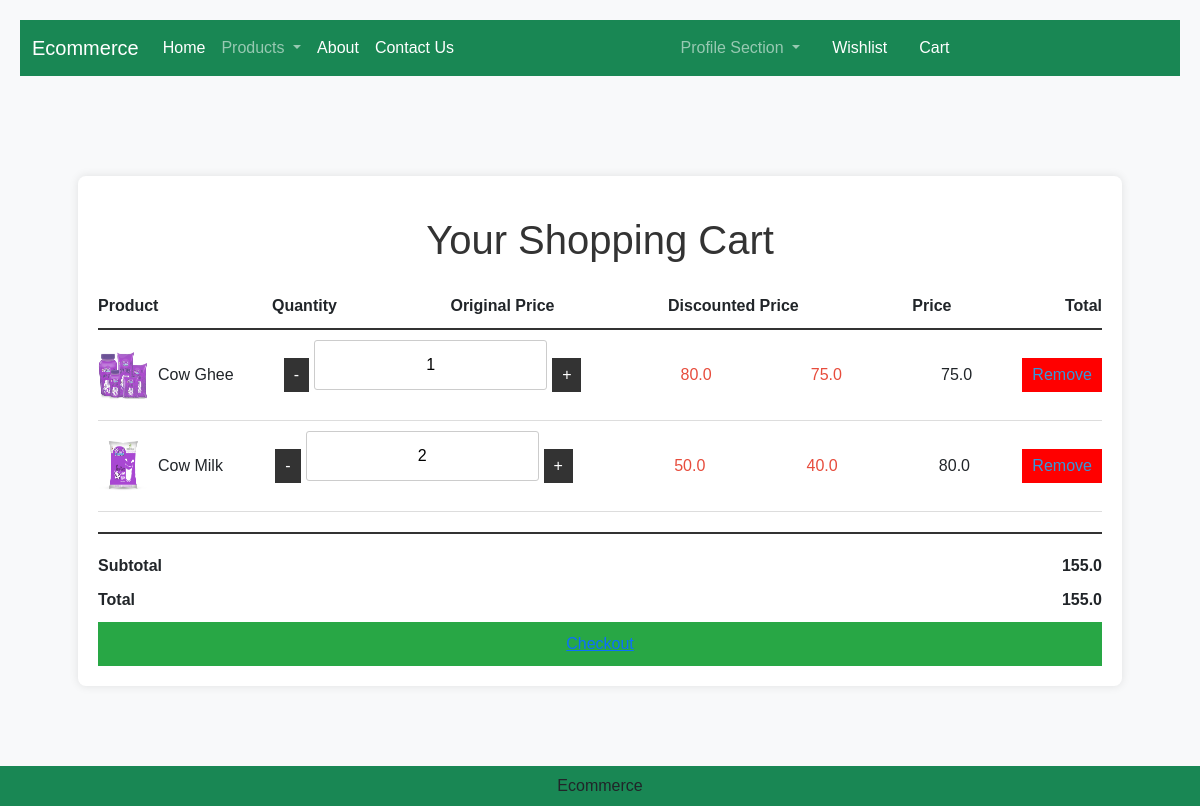
The app's page /cart/ (signed in) with its own data.
### application/models.py (models this page shows, shortened)
class CartItem(models.Model):
    cart = models.ForeignKey(Cart, related_name='items', on_delete=models.CASCADE)
    product = models.ForeignKey(Products, on_delete=models.CASCADE)
    quantity = models.PositiveIntegerField(default=1)
    def get_total_price(self):
        return self.quantity * self.product.discounted_price

class Products(models.Model):
    title = models.CharField(max_length=100)
    selling_price = models.FloatField()
    discounted_price = models.FloatField(verbose_name='Discount Price')
    description = models.TextField()
    composition = models.TextField(default='')
    prodapp = models.TextField(default='')
    category = models.CharField(choices=CATEGORY_CHOICES, max_length=2)
    product_image = models.ImageField(upload_to='product')
    class Meta:
        verbose_name_plural = "Products"

class Cart(models.Model):
    user = models.OneToOneField(settings.AUTH_USER_MODEL, on_delete=models.CASCADE)
    created_at = models.DateTimeField(auto_now_add=True)
    def get_subtotal(self):
        return sum(item.get_total_price() for item in self.items.all())
    def get_total(self):
        return self.get_subtotal()

### application/views.py (the view)
# urls.py: path('cart/', views.cart_detail, name='cart_detail'),
@login_required
def cart_detail(request):
    cart, created = Cart.objects.get_or_create(user=request.user)
    return render(request, 'app/cart.html', {'cart': cart})

### application/templates/app/cart.html (shortened to what this page needs)
{% extends "app/base.html" %}
{% load static %}
{% block main-content %}
<div class="cart-container">
    <h1>Your Shopping Cart</h1>
    {% if cart.items.all %}
        <div class="cart-header">
            <span>Product</span>
            <span>Quantity</span>
            <span>Original Price</span>
            <span>Discounted Price</span>
            <span>Price</span>
            <span>Total</span>
        </div>
        <div class="cart-items">
            {% for item in cart.items.all %}
                <div class="cart-item">
                    <div class="product">
                        <img src="{{ item.product.product_image.url }}" alt="Product Image">
                        <span class="product-name">{{ item.product.title }}</span>
                    </div>
                    <div class="quantity">
                        <button class="decrease">-</button>
                        <input type="text" value="{{ item.quantity }}" readonly>
                        <button class="increase">+</button>
                    </div>
                    <div class="price">{{ item.product.selling_price }}</div>
                    <div class="price">{{ item.product.discounted_price }}</div>
                    <div class="total">{{ item.get_total_price }}</div>
                    <a href="{% url 'remove_from_cart' item.pk %}" class="remove">Remove</a>
                </div>
            {% endfor %}
        </div>
        <div class="cart-summary">
            <div class="summary-item">
                <span>Subtotal</span>
                <span>{{ cart.get_subtotal }}</span>
            </div>
            <div class="summary-item">
                <span>Total</span>
                <span>{{ cart.get_total }}</span>
            </div>
            <button class="checkout">
                <a href="{% url 'checkout' %}">Checkout</a>
            </button>
        </div>
    {% else %}
        <p>Your cart is empty.</p>
    {% endif %}
</div>
{% endblock main-content %}

### application/static/app/css/style.css (style rules this page uses)
input[type=text] { width: 100%; margin-bottom: 20px; padding: 12px; border: 1px solid #ccc; border-radius: 3px; }

### application/static/app/css/cart.css (style rules this page uses)
.cart-container { background-color: #fff; padding: 20px; border-radius: 8px; box-shadow: 0 0 10px rgba(0, 0, 0, 0.1); width: 90% ; max-width: 1000px auto; margin: 100px auto; }
h1 { text-align: center; margin-bottom: 20px; }
.cart-header, .cart-item { display: flex; justify-content: space-between; align-items: center; padding: 10px 0; border-bottom: 1px solid #ddd; }
.cart-header { font-weight: bold; border-bottom: 2px solid #333; }
.product { display: flex; align-items: center; }
.product img { width: 50px; height: 50px; margin-right: 10px; }
.quantity { display: flex; align-items: center; }
.quantity button { background-color: #333; color: #fff; border: none; padding: 5px 10px; cursor: pointer; }
.quantity input { width: 30px; text-align: center; margin: 0 5px; }
.price, .total { width: 80px; text-align: right; }
.remove { background-color: #ff0000; color: #fff; border: none; padding: 5px 10px; cursor: pointer; }
.cart-summary { margin-top: 20px; border-top: 2px solid #333; padding-top: 20px; }
.summary-item { display: flex; justify-content: space-between; margin-bottom: 10px; font-weight: bold; }
.checkout { background-color: #28a745; color: #fff; border: none; padding: 10px 20px; cursor: pointer; width: 100%; font-size: 16px; }

### application/static/app/css/checkout.css (style rules this page uses)
input[type=text] { width: 100%; margin-bottom: 20px; padding: 12px; border: 1px solid #ccc; border-radius: 3px; }

### application/static/app/css/order.css (style rules this page uses)
h1 { margin-top: 20px; color: #333; }

### application/static/app/css/wishlist.css (style rules this page uses)
h1 { text-align: center; margin-bottom: 20px; }
.price { margin: 10px 0; font-size: 16px; color: #e74c3c; }
.remove { color: #3498db; text-decoration: none; }

### application/static/app/css/addr.css (style rules this page uses)
body { font-family: Arial, sans-serif; background-color: #f8f9fa; margin: 0; padding: 20px; }

### records on screen
CartItem: product.product_image (picture), product "Cow Ghee", quantity "1", product.selling_price "80.0", product.discounted_price "75.0", get_total_price "75.0"
CartItem: product.product_image (picture), product "Cow Milk", quantity "2", product.selling_price "50.0", product.discounted_price "40.0", get_total_price "80.0"
Cart: get_subtotal "155.0", get_total "155.0"
